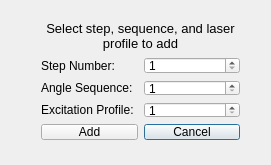
<?xml version="1.0" encoding="UTF-8"?>
<ui version="4.0">
 <class>stepadddlg</class>
 <widget class="QDialog" name="stepadddlg">
  <property name="geometry">
   <rect>
    <x>0</x>
    <y>0</y>
    <width>271</width>
    <height>165</height>
   </rect>
  </property>
  <property name="sizePolicy">
   <sizepolicy hsizetype="Fixed" vsizetype="Fixed">
    <horstretch>0</horstretch>
    <verstretch>0</verstretch>
   </sizepolicy>
  </property>
  <property name="windowTitle">
   <string>Add Experiment Step</string>
  </property>
  <widget class="QWidget" name="">
   <property name="geometry">
    <rect>
     <x>30</x>
     <y>10</y>
     <width>221</width>
     <height>141</height>
    </rect>
   </property>
   <layout class="QVBoxLayout" name="verticalLayout">
    <item>
     <widget class="QLabel" name="stepAddLabel">
      <property name="font">
       <font>
        <pointsize>10</pointsize>
       </font>
      </property>
      <property name="text">
       <string>Select step, sequence, and laser profile to add</string>
      </property>
      <property name="alignment">
       <set>Qt::AlignCenter</set>
      </property>
      <property name="wordWrap">
       <bool>true</bool>
      </property>
     </widget>
    </item>
    <item>
     <layout class="QGridLayout" name="gridLayout">
      <item row="1" column="1">
       <widget class="QSpinBox" name="sequenceSpinBox">
        <property name="minimum">
         <number>1</number>
        </property>
        <property name="maximum">
         <number>32</number>
        </property>
       </widget>
      </item>
      <item row="2" column="0">
       <widget class="QLabel" name="profileLabel">
        <property name="text">
         <string>Excitation Profile:</string>
        </property>
       </widget>
      </item>
      <item row="2" column="1">
       <widget class="QSpinBox" name="profileSpinBox">
        <property name="minimum">
         <number>1</number>
        </property>
        <property name="maximum">
         <number>32</number>
        </property>
       </widget>
      </item>
      <item row="1" column="0">
       <widget class="QLabel" name="sequenceLabel">
        <property name="text">
         <string>Angle Sequence:</string>
        </property>
       </widget>
      </item>
      <item row="0" column="0">
       <widget class="QLabel" name="stepNumLabel">
        <property name="text">
         <string>Step Number:</string>
        </property>
       </widget>
      </item>
      <item row="0" column="1">
       <widget class="QSpinBox" name="stepSpinBox">
        <property name="minimum">
         <number>1</number>
        </property>
       </widget>
      </item>
      <item row="3" column="1">
       <widget class="QPushButton" name="stepCancelButton">
        <property name="mouseTracking">
         <bool>true</bool>
        </property>
        <property name="toolTip">
         <string>Cancel without adding step</string>
        </property>
        <property name="text">
         <string>Cancel</string>
        </property>
       </widget>
      </item>
      <item row="3" column="0">
       <widget class="QPushButton" name="stepOkButton">
        <property name="mouseTracking">
         <bool>true</bool>
        </property>
        <property name="toolTip">
         <string>Add the step to the experiment list</string>
        </property>
        <property name="text">
         <string>Add</string>
        </property>
       </widget>
      </item>
     </layout>
    </item>
   </layout>
  </widget>
 </widget>
 <layoutdefault spacing="6" margin="11"/>
 <resources/>
 <connections>
  <connection>
   <sender>stepOkButton</sender>
   <signal>clicked()</signal>
   <receiver>stepadddlg</receiver>
   <slot>accept()</slot>
   <hints>
    <hint type="sourcelabel">
     <x>82</x>
     <y>99</y>
    </hint>
    <hint type="destinationlabel">
     <x>270</x>
     <y>-105</y>
    </hint>
   </hints>
  </connection>
  <connection>
   <sender>stepCancelButton</sender>
   <signal>clicked()</signal>
   <receiver>stepadddlg</receiver>
   <slot>reject()</slot>
   <hints>
    <hint type="sourcelabel">
     <x>166</x>
     <y>99</y>
    </hint>
    <hint type="destinationlabel">
     <x>241</x>
     <y>-119</y>
    </hint>
   </hints>
  </connection>
 </connections>
</ui>
